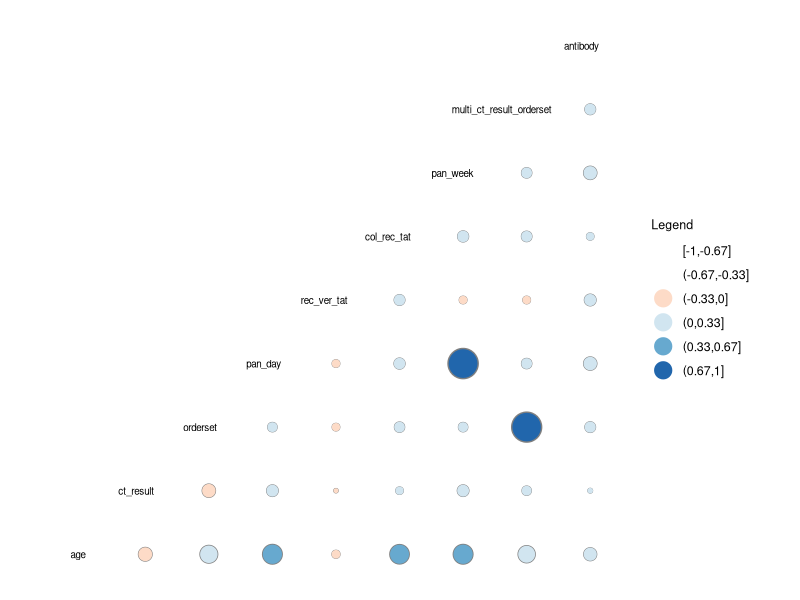
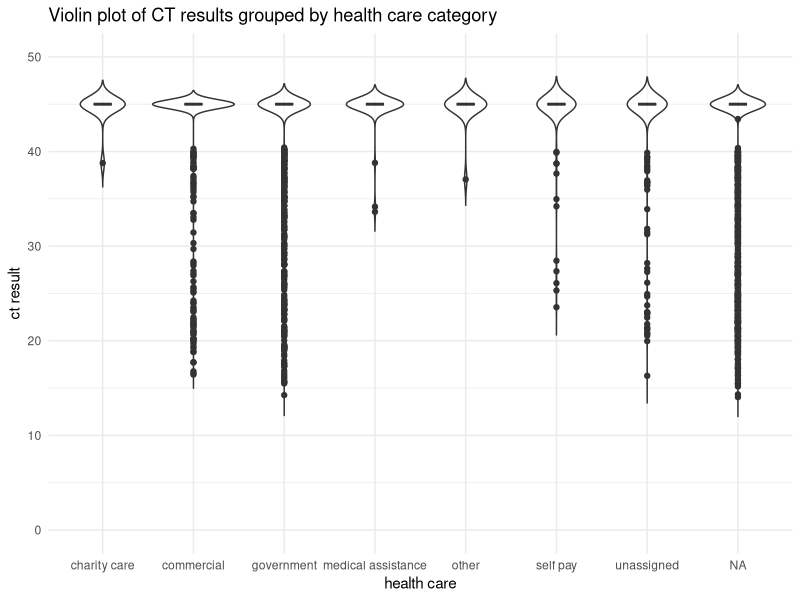
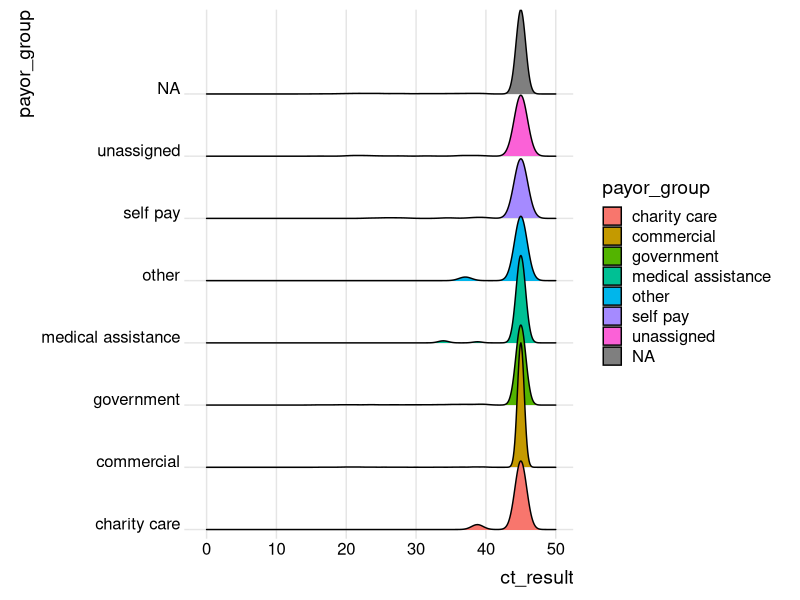

Write the R code that produced these figures, in order.
#started on 10.09.25 -  ----
#loading libraries
install.packages("ggridges")
library(tidyverse)
library(here)
library(GGally)
library(ggridges)

#loading post-tidied data set
data1 <- read_delim(here("data", "exam_data_tidier_2025-09-09.txt"), delim = " ")

data1 <- data1 %>% 
  select(-c(ID))

#Are there any correlated measurements?----
x <- (ggcorr(
  data1,
  method = c("complete.obs", "pearson"),
  name = "Legend",
  geom = "circle",
  max_size = 10,
  min_size = 1,
  nbreaks = 6,
  size = 2.5,
  hjust = 0.75,
  angle = 0,
  palette = "RdBu"
)) 
x

#Few correlations visible: 
#Strongest correlations (0,67 - 1) between pan_day & pan_week and orderset & multi_ct_result_orderset. Here, correlation is expected, since pan_week and multi_ct_result_orderset were created out of pan_day and orderset.
#weaker correlations (0,33 - 0,67) between age & pan_day, age & pan_week, age & col_rec_tat. Again, pan_day and pan_week are based on each other. 
#Rest mostly correlations between 0 - 0,33 and some between -0,33 - 0.

#Does the distribution of the ct_result differ with payor_group?
# Violin plot: shows full distribution shape
ggplot(data1, aes(x = payor_group, y = ct_result)) +
  geom_violin(trim = FALSE, alpha = 0.6) +
  geom_boxplot(width = 0.2, fill = "white") +
  labs(title = "Violin plot of CT results grouped by health care category",
       x = "health care",
       y = "ct result") +
  theme_minimal() +
  theme(legend.position = "none") +
  ylim(0, 50)

#Ridgeline chart: shows density distribution for all groups
ggplot(data1, aes(y = payor_group, x = ct_result, fill = payor_group, height = after_stat(density))) +
  geom_density_ridges(scale = 2, stat = "density") +
  scale_y_discrete(expand = c(0.01, 0)) +
  scale_x_continuous(expand = c(0.01, 0)) +
  theme_ridges() +
  xlim(0, 50)

#All groups share the largest distribution at ct_result = 45, with "commercial" having the most results at 45.
#"Government" and "medical assistance" have second highest number at 45. Rest groups approx. same number.
#Some outlier in all groups, with "commercial", "government" and "NA" having the most. Least outliers are in group "charity care" and "other", "medical assistnance".
